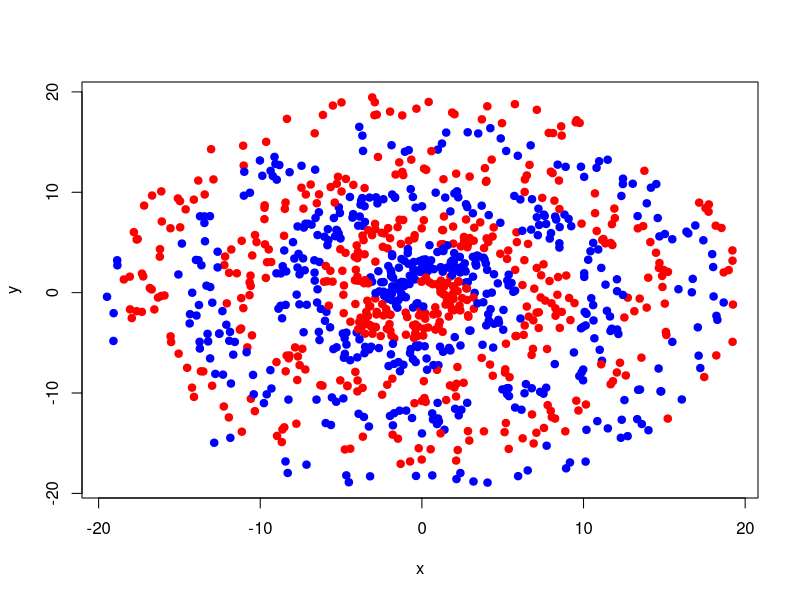
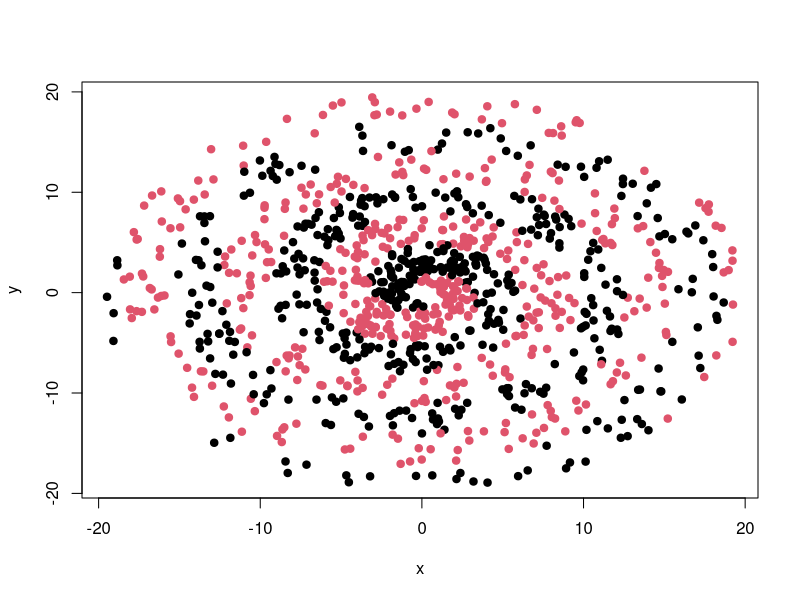
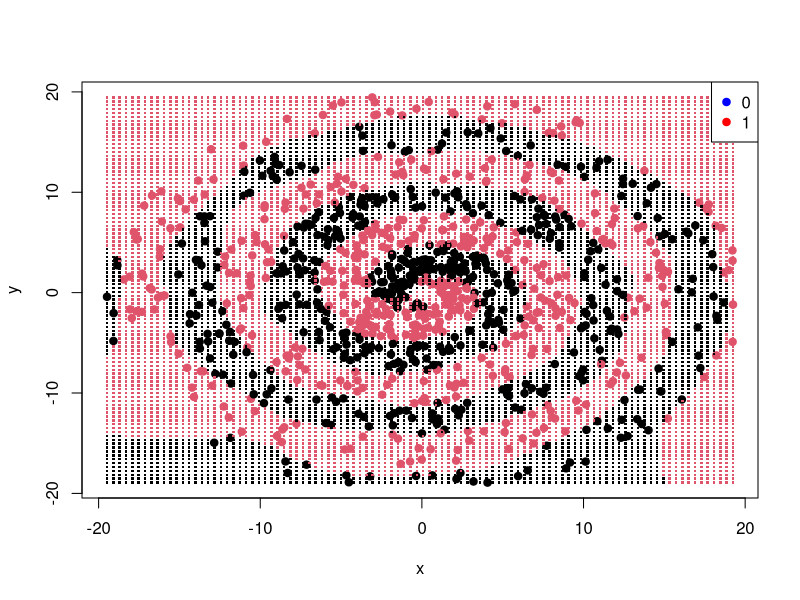
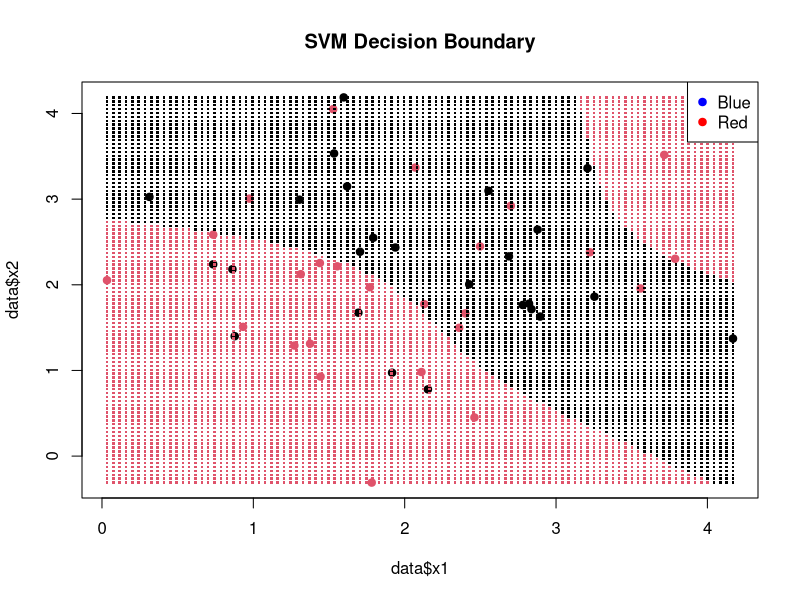

The R source for these figures, in order:
## ---- chunk 1
print("Hello world!")
## ---- chunk 2
set.seed(123)
n <- 1000
for (i in 1:10) {
  r <- runif(n, 1, 6 * pi + 1)
  theta <- runif(n, 0, 2 * pi)
}
# Make a sample classification n observations long
class <- sample(c(0, 1), n, replace = TRUE)
# Now fill the classification vector with the correct values
for (j in 1:n) {
  if ((r[j] + theta[j]) %% (2 * pi) < pi) {
    class[j] <- 1
  } else {
    class[j] <- 0
  }
}

# Create a data frame with the data
data <- data.frame(r, theta, class)
# Create a scatter plot of the data in x and y coordinates
data$color <- ifelse(data$class == 1, "red", "blue")
data$x <- data$r * cos(data$theta)
data$y <- data$r * sin(data$theta)
## ---- chunk 3
# Plot the data in the x and y coordinates
plot(data$x, data$y, col = data$color, pch = 19, xlab = "x", ylab = "y")

# Plot the data in polar coordinates
# plot(data$r, data$theta, col = data$color, pch = 19, xlab = "r", ylab = "theta")

# Plot r*theta vs. r^2 * theta^2
# plot(data$r + data$theta, data$r * data$theta, col = data$color, pch = 19, xlab = "r*theta", ylab = "r^2 * theta^2")
## ---- chunk 4
# Load the required svm library
library(e1071)
library(caret)

# Convert class to a factor
data$class <- as.factor(data$class)

# Create a data frame with only the class and the x and y coordinates
data2 <- data.frame(class = data$class, x = data$x, y = data$y)
data2$class <- as.factor(data2$class)

# Use a radial basis function kernel to classify the data with the SVM function
svmfit <- svm(class ~ ., data = data2, kernel = "radial", cost = 100000, gamma = 1)

print(svmfit)

# Plot the data points
plot(data2$x, data2$y, col = data2$class, pch = 19, xlab = "x", ylab = "y")

# Plot the decision boundary
# plot(svmfit, data2$class, grid = 100, dataSymbol = 16)
x1_grid <- seq(min(data2$x), max(data2$x), length.out = 100)
x2_grid <- seq(min(data2$y), max(data2$y), length.out = 100)
grid <- expand.grid(x = x1_grid, y = x2_grid)

predicted_labels <- predict(svmfit, newdata = grid)

plot(data2$x, data2$y, col = data2$class, pch = 19, xlab = "x", ylab = "y")
points(grid$x, grid$y, col = factor(predicted_labels), pch = ".", cex = 2.5)
legend("topright", legend = levels(data2$class), col = c("blue", "red"), pch = 19)

# Create a confusion matrix to evaluate the SVM model
confusionMatrix(predict(svmfit, data2), data2$class)
## ---- chunk 5
print("")

# Create a toy dataset
set.seed(123)
data <- data.frame(
  x1 = rnorm(50, mean = 2),
  x2 = rnorm(50, mean = 2),
  label = c(rep("Red", 25), rep("Blue", 25)) |> as.factor()
)

# Train an SVM
svm_model <- svm(label ~ ., data = data, kernel = "radial")

# Create a grid of points for prediction
x1_grid <- seq(min(data$x1), max(data$x1), length.out = 100)
x2_grid <- seq(min(data$x2), max(data$x2), length.out = 100)
grid <- expand.grid(x1 = x1_grid, x2 = x2_grid)

# Predict class labels for the grid
predicted_labels <- predict(svm_model, newdata = grid)

# Plot the decision boundary
plot(data$x1, data$x2, col = factor(data$label), pch = 19, main = "SVM Decision Boundary")
points(grid$x1, grid$x2, col = factor(predicted_labels), pch = ".", cex = 2.5)
legend("topright", legend = levels(data$label), col = c("blue", "red"), pch = 19)
